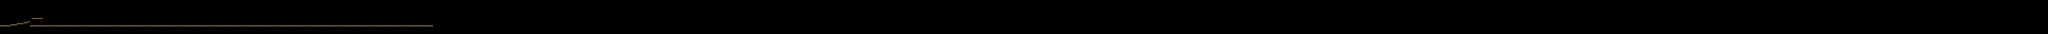

This is a level from a 2D game, rendered from its Tiled map with the project's own tilesets. A one-line summary and the map file follow, with tile-layer data summarised:
An orthogonal 960x32 tile map with 32x16 px tiles, 1 tile layer (line) and 3 objects.

<map version="1.2" tiledversion="1.2.1" orientation="orthogonal" renderorder="right-down" width="960" height="32" tilewidth="32" tileheight="16" infinite="0" nextlayerid="3" nextobjectid="7">
 <tileset firstgid="1" name="bar" tilewidth="32" tileheight="16" tilecount="2" columns="1">
  <image source="bar2.png" width="32" height="32" />
 </tileset>
 <layer id="1" name="line" width="960" height="32">
  <data>[30720 cells, 208 non-empty, 1 distinct tile ids]</data>
 </layer>
 <objectgroup id="2" name="crystals">
  <object id="2" x="81" y="370">
   <ellipse />
  </object>
  <object id="4" x="109" y="368">
   <ellipse />
  </object>
  <object id="5" x="142" y="367">
   <ellipse />
  </object>
 </objectgroup>
</map>
